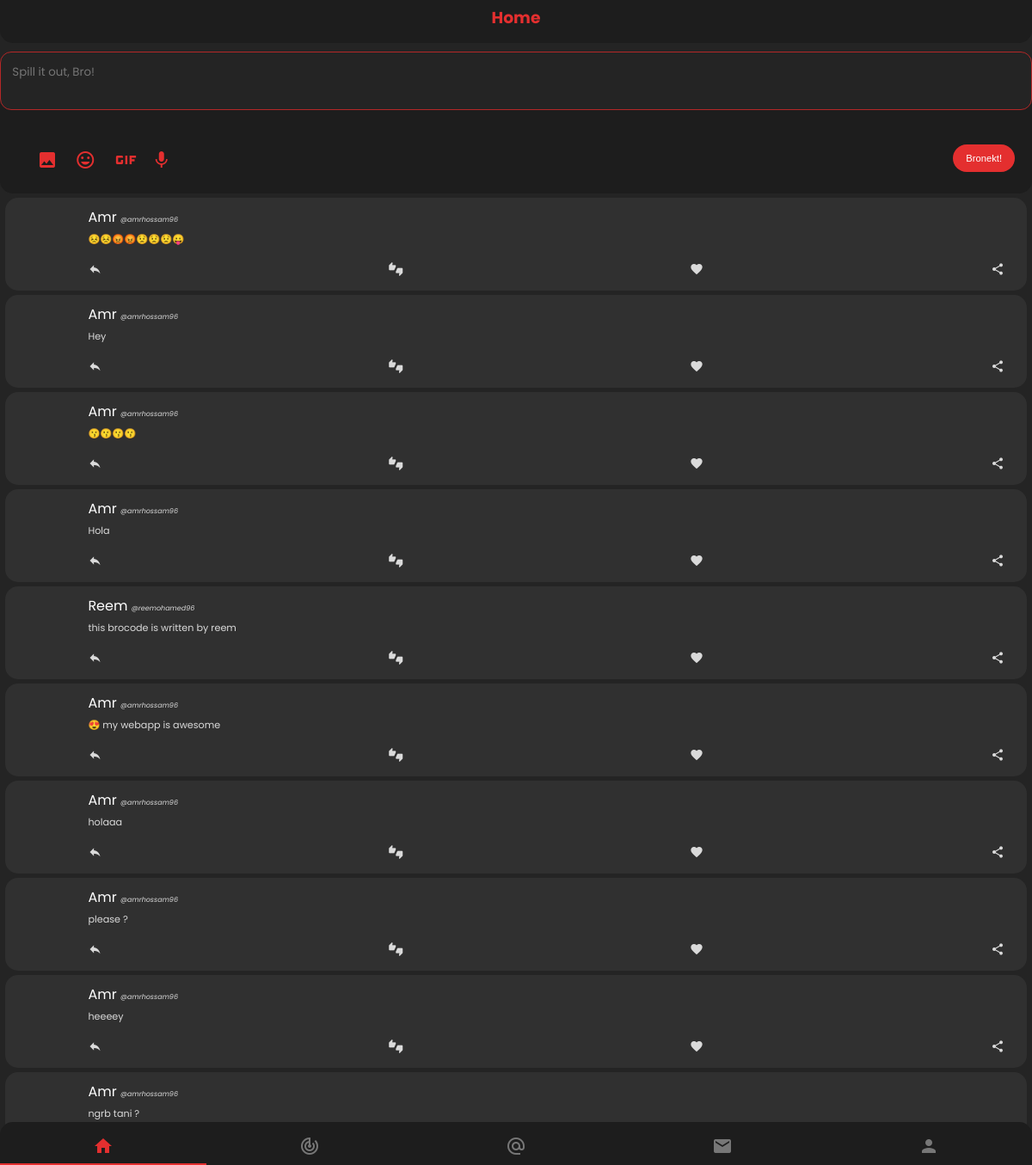
Before: /home (signed in) with the older database file.
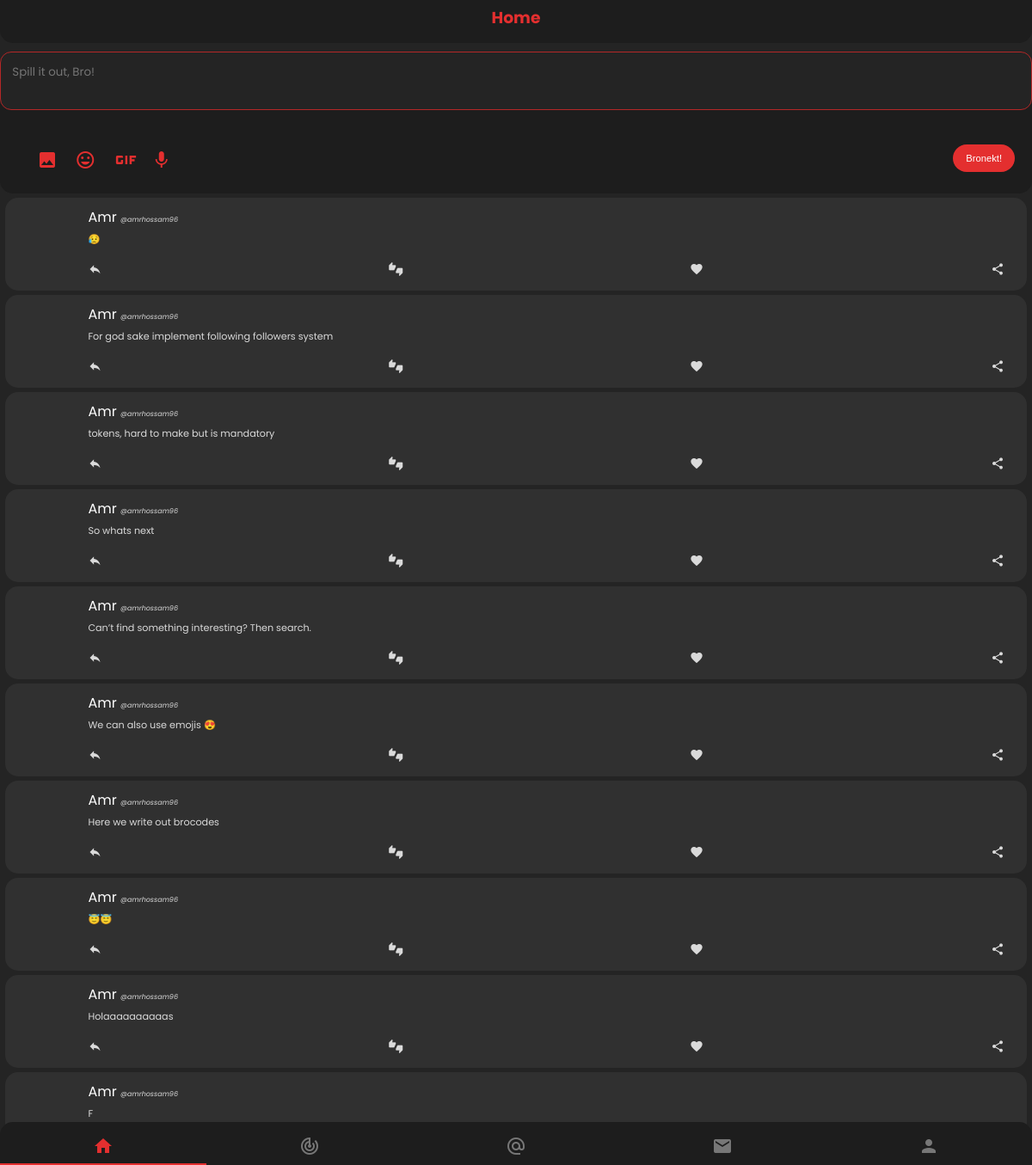
After: the same page with the newer database file.
### users/models.py (models this page shows, shortened)
class Brocode(models.Model):
    author       = models.ForeignKey(Profile, on_delete=models.CASCADE)
    brocode_body = models.TextField(blank=False)
    created      = models.DateTimeField(auto_now_add=True)
    likes        = models.IntegerField(default=0)

class Profile(models.Model):
    user            = models.OneToOneField(User, on_delete= models.CASCADE)
    display_name    = models.CharField(max_length=50, null=True, blank=True, default= "")
    bio             = models.CharField(max_length=100, blank=True)
    email           = models.EmailField(max_length=120, default='')
    birthday        = models.DateTimeField(default= datetime.date(1990,1,1))
    slug            = models.CharField(max_length=100,null=True, blank=True)

### users/views.py (the view)
# urls.py: 2. Add a URL to urlpatterns:  path('', views.home, name='home')
def home(request):
    if request.method == "POST":
        post_body = request.POST['post-body']
        post = Brocode(author= request.user, brocode_body = post_body)
        post.save()
    try:
        user = User.objects.get(username=request.user)
    except:
        return redirect('register')
    timeline = Timeline.objects.get(owner=request.user.profile)
    brocodes = timeline.brocodes_list.all().order_by('-created')[:10]
    context = {"brocodes":brocodes}
    return render(request,'users/index.html',context)

### users/templates/users/index.html (shortened to what this page needs)
<!DOCTYPE html>
{% load static %}
<html lang="en">
<head>
    <link rel="stylesheet" href="{% static "users/css/app-styles.css" %}">
</head>
<body>
    <div class="sections" id="sections">
        <section class="home">
            <div class="section-header">
                <h3>Home</h3>
            </div>
            <div class="brocode-composing-area">
                <textarea name="brocode-content" id="brocode-composing-area" placeholder="Spill it out, Bro!" ></textarea>
                <div class="composing-actions">
                    <ul class="composing-action-btns">
                        <li class="composing-action-elem"><span id="insert-photo-icon" class="material-icons noselect composing-icons">insert_photo</span><input accept="image/*" type="file" id="insert-img-btn"/></li>
                        <li class="composing-action-elem"><span id="insert-emoji-icon" class="material-icons noselect composing-icons">insert_emoticon</span></li>
                        <li class="composing-action-elem"><span id="insert-gif-icon" class="material-icons gif-icon noselect composing-icons">gif</span></li>
                        <li class="composing-action-elem"><span id="insert-sound-icon" class="material-icons noselect composing-icons">mic</span></li>
                    </ul>
                    <button class="bronekt-btn noselect">Bronekt!</button>
                </div>
            </div>
            <div class="newfeeds-container">
                {% for brocode in brocodes %}
                    <div class="tweet">
                        <div class="tweet-container-left-col">
                            <div class="tweet-author-picture-container">
                            </div>
                        </div>
                        <div class="tweet-container-right-col">
                            <div class="tweet-card-header">
                                <div class="tweet-author-display-name">{{brocode.author.display_name}}</div>
                                <div class="tweet-author-username">@{{brocode.author.user}}</div>
                            </div>
                            <div class="tweet-content">
                                <p class="tweet-content-p">{{brocode.brocode_body}}</p>
                            </div>
                            <ul class="brocodes-action-btns">
                                <li class="brocode-action-btn"><span class="material-icons action-icon">reply</span></li><li class="brocode-action-btn"><span class="material-icons action-icon">thumbs_up_down</span></li><li class="brocode-action-btn"><span class="material-icons action-icon ">favorite</span></li><li class="brocode-action-btn"><span class="material-icons action-icon">share</span></li>
                            </ul>
                        </div>
                    </div>
                {% endfor %}
            </div>
        </section>
    </div>
    <nav class="bottom-navigation-bar">
        <ul class="navigation-list">
            <li class="nav-list-item"><span class="material-icons noselect navicon" style='color:rgb(228, 47, 47);'>home</span></li><li class="nav-list-item"><span class="material-icons noselect navicon">track_changes</span></li><li class="nav-list-item"><span class="material-icons noselect navicon">alternate_email</span></li><li class="nav-list-item"><span class="material-icons noselect navicon">mail</span></li><li class="nav-list-item"><span class="material-icons noselect navicon">person</span></li>
        </ul>
    </nav>
</body>
</html>

Changed rows visible on the page:
no longer on this page (row unchanged): Brocode: author.display_name "Amr", author.user "amrhossam96", brocode_body "😣😣😡😡😟😟😟😛"
no longer on this page (row unchanged): Brocode: author.display_name "Amr", author.user "amrhossam96", brocode_body "Hey"
no longer on this page (row unchanged): Brocode: author.display_name "Amr", author.user "amrhossam96", brocode_body "😗😗😗😗"
no longer on this page (row unchanged): Brocode: author.display_name "Amr", author.user "amrhossam96", brocode_body "Hola"
no longer on this page (row unchanged): Brocode: author.display_name "Reem", author.user "reemohamed96", brocode_body "this brocode is written by reem"
no longer on this page (row unchanged): Brocode: author.display_name "Amr", author.user "amrhossam96", brocode_body "😍 my webapp is awesome"
no longer on this page (row unchanged): Brocode: author.display_name "Amr", author.user "amrhossam96", brocode_body "holaaa"
no longer on this page (row unchanged): Brocode: author.display_name "Amr", author.user "amrhossam96", brocode_body "please ?"
no longer on this page (row unchanged): Brocode: author.display_name "Amr", author.user "amrhossam96", brocode_body "heeeey"
no longer on this page (row unchanged): Brocode: author.display_name "Amr", author.user "amrhossam96", brocode_body "ngrb tani ?"
added Brocode: author.display_name "Amr", author.user "amrhossam96", brocode_body "😥"
added Brocode: author.display_name "Amr", author.user "amrhossam96", brocode_body "For god sake implement following followers system"
added Brocode: author.display_name "Amr", author.user "amrhossam96", brocode_body "tokens, hard to make but is mandatory"
added Brocode: author.display_name "Amr", author.user "amrhossam96", brocode_body "So whats next"
added Brocode: author.display_name "Amr", author.user "amrhossam96", brocode_body "Can’t find something interesting? Then search."
added Brocode: author.display_name "Amr", author.user "amrhossam96", brocode_body "We can also use emojis 😍"
added Brocode: author.display_name "Amr", author.user "amrhossam96", brocode_body "Here we write out brocodes"
added Brocode: author.display_name "Amr", author.user "amrhossam96", brocode_body "😇😇"
added Brocode: author.display_name "Amr", author.user "amrhossam96", brocode_body "Holaaaaaaaaaas"
added Brocode: author.display_name "Amr", author.user "amrhossam96", brocode_body "F"
